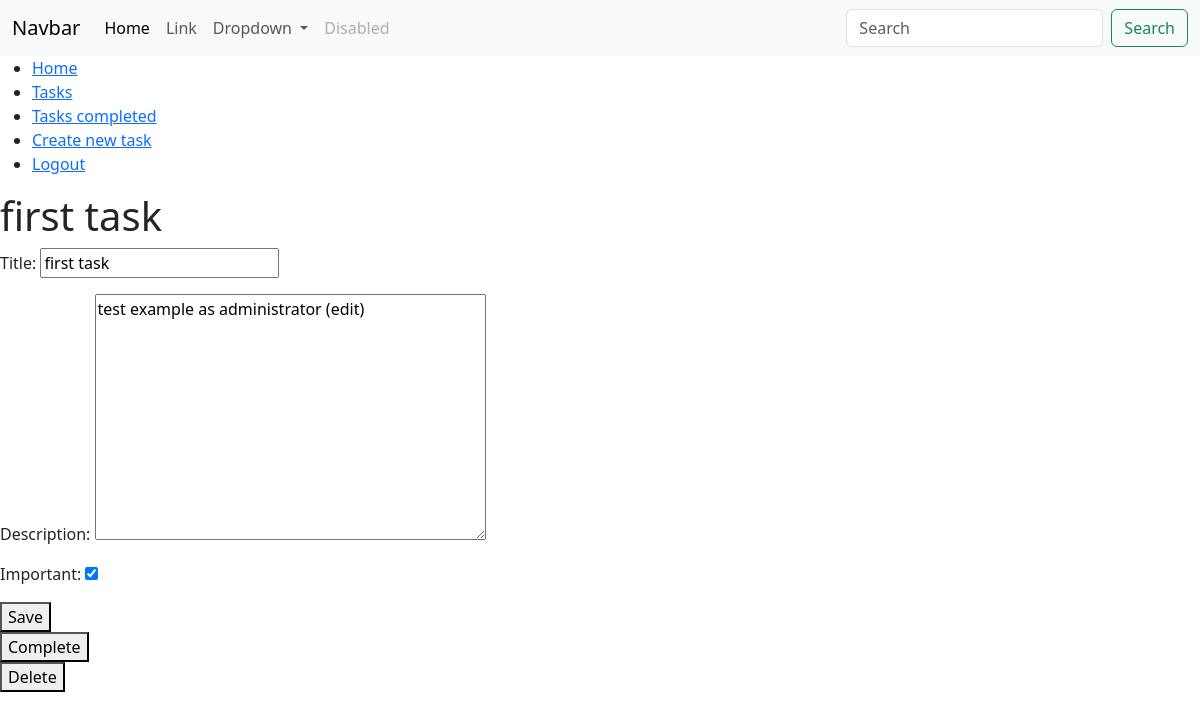
Screenshot of /tasks/1 (signed in) with the database file from the repository.
### task/models.py (models this page shows, shortened)
class Task(models.Model):
    title = models.CharField(max_length=100)
    description = models.TextField(blank=True)
    created = models.DateTimeField(auto_now_add=True)
    datecompleted = models.DateTimeField(null=True, blank=True)
    important = models.BooleanField(default=False)
    user = models.ForeignKey(User, on_delete=models.CASCADE)

### task/views.py (the view, shortened to what this page needs)
# urls.py: path('tasks/<int:id>', views.task_details, name="task_details"),
@login_required
def task_details(request, id):
    if request.method == "GET":
        task = get_object_or_404(Task, pk=id, user=request.user)
        form = TaskForm(instance=task)
        return render(request, "task_details.html", {
            'task': task,
            'form': form
        })

### task/forms.py
class TaskForm(ModelForm):
    class Meta:
        model = Task
        fields = ['title', 'description', 'important']

### task/templates/task_details.html (shortened to what this page needs)
{% extends 'base.html' %}
{% block content %}
<h1>{{task.title}}</h1>
<form method="POST">
    {{form.as_p}}
    <button>
        Save
    </button>
</form>
<form action="{% url 'task_complete' task.id %}" method="POST">
    <button>
        Complete
    </button>
</form>
<form action="{% url 'task_delete' task.id %}" method="POST">
    <button>
        Delete
    </button>
</form>
{% endblock %}

### rows the page displays
Task: title "first task", description "test example as administrator (edit)", important "☑"
